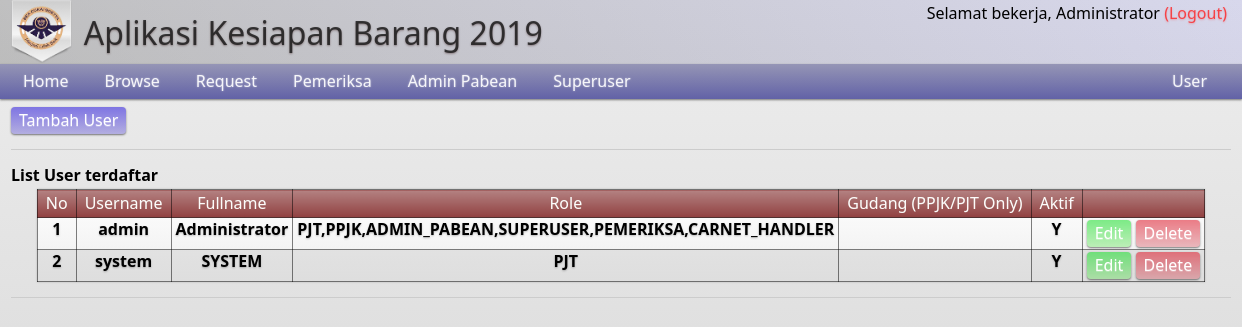
/app/manage/user (signed in), run on the app's committed database.
### tables this page shows
CREATE TABLE IF NOT EXISTS `user` (
  `id` int(10) unsigned NOT NULL AUTO_INCREMENT,
  `username` varchar(32) NOT NULL,
  `fullname` varchar(256) NOT NULL,
  `password` varchar(32) NOT NULL,
  `role` set('PJT','PPJK','ADMIN_PABEAN','SUPERUSER','PEMERIKSA','CARNET_HANDLER') NOT NULL,
  `active` enum('Y','N') NOT NULL,
  PRIMARY KEY (`id`),
  UNIQUE KEY `username` (`username`)
);

### system/config.php (called while the page is built, shortened)
<?php
$config=array();
$config['path']['base']='';
$config['path']['models']='models';
$config['path']['views']='views';
$config['path']['controllers']='controllers';
$config['path']['assets']='assets';
$config['db']['hostname']='192.168.146.248';
$config['db']['username']='data_miner';
$config['db']['password']='thel0newolf';
$config['db']['database']='sapi';
?>

### system/base_model.php (called while the page is built, shortened)
<?php
class Base_Model{
	function load_db($database='',$hostname='',$username='',$password=''){
		global $config;
		if(!$hostname)$hostname=$config['db']['hostname'];
		if(!$database)$database=$config['db']['database'];
		if(!$username)$username=$config['db']['username'];
		if(!$password)$password=$config['db']['password'];
		try{
			$this->db=new PDO("mysql:host=$hostname;dbname=$database;charset=utf8", $username, $password, array(PDO::ATTR_EMULATE_PREPARES=>false, PDO::ATTR_ERRMODE=>PDO::ERRMODE_EXCEPTION));
		}catch (PDOException $e){
			echo $e->getMessage();
		}
		return $this->db;
	}
};
?>

### controllers/c_app.php (called while the page is built, shortened)
<?php
class C_app extends Base_Controller{
	public function manage($type,$id) {
		if ($type == 'user')
			return $this->manageuser($id);
		else if ($type == 'gudang')
			return $this->managegudang($id);
		return forbid();
	}
	public function manageuser($id) {
		$this->user->forceLogin();
		$data = array();
		$data['pagetitle'] = $this->app->getTitle() . ' Browse Data per Gudang';
		$data['user'] = $this->user->getData();
		$data['menu'] = $this->menu->generateHTML($this->menu->generateMenuScheme(
			$this->user->getData()['id'],
			$this->user->getData()['role_code']
			));
		if (!isset($id)) {
			$data['mainContent'] = $this->load_view('user_list',
									array(
										'userlist' => $this->user->getAllRegisteredUser()
									), true);
		}
		$this->load_view('index', $data);
	}
}
?>

### index.php (called while the page is built, shortened)
<?php
include 'system/config.php';
include 'system/helper.php';
include 'system/base_model.php';
include 'system/base_controller.php';
require_once 'system/boot.php';
?>

### models/m_user.php (called while the page is built, shortened)
<?php
class user extends Base_Model{
	public function getAllRegisteredUser() {
		$qstring = "
			SELECT
				a.id,
				a.username,
				a.fullname,
				a.role,
				a.active,
				a.role+0 role_code
			FROM
				user a;
			";
		try {
			$stmt = $this->db->prepare($qstring);
			$res = $stmt->execute();
			$data = $stmt->fetchAll(PDO::FETCH_ASSOC);
			$indexed = array();
			foreach ($data as &$user) {
				$indexed[$user['id']] = $user;
				$indexed[$user['id']]['gudang'] = array();
			}
			return $indexed;
		} catch (PDOException $e) {
			return false;
		}
		return false;
	}
}
?>

### views/v_user_list.php (the view, shortened to what this page needs)
<div>
	<div id="divider">
		<a href="<?php echo base_url('user/add');?>" class="commonButton shAnim blueGrad inblock" id="btnAddUser">Tambah User</a>
	</div>
	<hr>
	<h2>
		List User terdaftar
	</h2>
	<table class="table" id="tblUser">
		<thead>
			<th>No</th>
			<th>Username</th>
			<th>Fullname</th>
			<th>Role</th>
			<th>Gudang (PPJK/PJT Only)</th>
			<th>Aktif</th>
			<th></th>
		</thead>
		<tbody>
			<?php
			$nomor = 1;
			foreach ($userlist as $user) {
			?>
			<tr>
				<td> <?php echo $nomor++;?> </td>
				<td> <?php echo $user['username'];?> </td>
				<td> <?php echo $user['fullname'];?> </td>
				<td> <?php echo $user['role'];?> </td>
				<td> <?php echo $user['gudang'];?> </td>
				<td> <?php echo $user['active']; ?> </td>
				<td>
					<a href="<?php echo base_url('app/manage/user/' . $user['id']);?>" class="commonButton inblock shAnim greenGrad">Edit</a>
					<a href="<?php echo base_url('user/delete/' . $user['id']);?>" class="commonButton inblock shAnim redGrad" onclick="return confirm('Delete user : <?php echo $user['fullname']?>?')">Delete</a>
				</td>
			</tr>
			<?php
			}
			?>
		</tbody>
	</table>
	<hr>
</div>

### system/boot.php (shortened to what this page needs)
<?php
$rawuri = explode('?', $_SERVER['REQUEST_URI']);
$rawurl = $rawuri[0];
$urls=copy_clean_urls(explode('/', $rawurl), $config['path']['base']);
$urls=array_values($urls);
$controller_name='C_'.$urls[0];
if(class_exists($controller_name)){
	$controller=new $controller_name;
	$method_name=$urls[1];
	if(method_exists($controller, $method_name)){
		unset($urls[0]);
		unset($urls[1]);
		$urls=array_values($urls);
		$method=new ReflectionMethod($controller_name, $method_name);
		for($i=0; $i<count($urls); $i++)
			$urls[$i] = urldecode($urls[$i]);
		while(count($urls)<count($method->getParameters()))
			$urls[]=null;
		call_user_func_array(array($controller, $method_name), $urls);
		die();
	}
}
die();
?>

### models/m_menu.php (shortened to what this page needs)
<?php
class menu extends Base_Model {
	function generateNodeHTML($node) {
		$htmlString	= '<li '.(isset($node['style']) ? 'class="'.$node['style'].'"': '').'>';
			$htmlString	.= '<a href="'. (isset($node['target']) ? base_url($node['target']) : '#') . '">'
						. htmlentities($node['title'])
						.'</a>';
			if (isset($node['child'])) {
				$htmlString	.= '<ul>';
				foreach ($node['child'] as $id => $menuItem) {
					$htmlString	.= $this->generateNodeHTML($menuItem);
				}
				$htmlString	.= '</ul>';
			}
		$htmlString.= "</li>";
		return $htmlString;
	}
	function generateHTML($scheme) {
		$htmlString	= "<ul>";
		foreach ($scheme as $id => $menuItem) {
			$htmlString	.= $this->generateNodeHTML($menuItem);
		}
		$htmlString	.= "</ul>";
		return $htmlString;
	}
}
?>

### system/base_controller.php (shortened to what this page needs)
<?php
class Base_Controller{
	public function load_model($model_name){
		$classname=$model_name;
		return true;
	}
	function load_view($view_name, $viewdata, $astext=false){
		global $config;
		$viewfilename=$config['path']['views']."/v_".$view_name.'.php';
		if(file_exists($viewfilename)){
			if($astext){
				include "$viewfilename";
				$ret=ob_get_contents();
				return $ret;
			}else
				include $viewfilename;
				return true;
		}
	}
}
?>

### views/v_index.php (shortened to what this page needs)
<!doctype html>
<html>
	<head>
		<?php
		link_css('jquery-ui.min.css');
		?>
		<link rel="stylesheet" media="screen and (min-width: 961px) and (max-width: 1024px)" type="text/css" href="<?php echo base_url('assets/css/1024px.css');?>">
		<link rel="stylesheet" media="screen and (min-width: 601px) and (max-width: 960px)" type="text/css" href="<?php echo base_url('assets/css/960px.css');?>">
	</head>
	<body>
		<div id="header">
			<div class="container clearfix" id="headerContainer">
				<img src="<?php link_img('logo.png');?>" height="64"/>
				<span id="appTitle">Aplikasi Kesiapan Barang <?php echo date('Y');?></span>
				<span id="logout">Selamat bekerja, <?php echo $user['fullname']; ?> <a href="<?php echo base_url('user/logout');?>">(Logout)</a></span>
			</div>
		</div>
		<nav>
			<div class="container clearfix">
				<?php
				if(isset($menu))
					echo $menu;
				?>
			</div>
		</nav>
		<div class="container" id="mainContent">
			<?php
			if(isset($mainContent))
				echo $mainContent;
			?>
		</div>
	</body>
</html>

### system/helper.php (shortened to what this page needs)
<?php
function copy_clean_urls($urls, $forbidden){
	global $config;
	$ret=array();
	$cleaned=false;
	foreach ($urls as $value) {
		if(!$cleaned){
			if($value == $config['path']['base']){
				$cleaned=true;
				continue;
			}
		}
		if($value!=$forbidden && strlen($value)>0)
			$ret[]=$value;
	}
	return $ret;
}
function base_url($target){
	$scheme='http://';
	$scheme.=$_SERVER['SERVER_NAME'];
	$scheme.='/'.$target;
	return $scheme;
}
function link_css($css_filename){
	global $config;
	echo '<link rel="stylesheet" type="text/css" href="'.base_url($config['path']['assets']."/css/$css_filename").'">'."\n";
}
function link_img($imgpath){
	global $config;
	echo base_url($config['path']['assets'].'/img/'.$imgpath);
}
?>

### assets/css/style.css (style rules this page uses)
* { font: 400 15px/19px Segoe,Segoe UI,Candara,Calibri,Arial,sans-serif; }
html { background-size: cover; -moz-background-size : cover; -webkit-background-size : cover; background: rgb(238,238,238); background: -moz-linear-gradient(top, rgba(238,238,238,1) 0%, rgba(204,204,204,1) 100%); background: -webkit-gradient(linear, left top, left bottom, color-stop(0%,rgba(238,238,238,1)), color-stop(100%,rgba(204,204,204,1))); background: -webkit-linear-gradient(top, rgba(238,238,238,1) 0%,rgba(204,204,204,1) 100%); background: -o-linear-gradient(top, rgba(238,238,238,1) 0%,rgba(204,204,204,1) 100%); background: -ms-linear-gradient(top, rgba(238,238,238,1) 0%,rgba(204,204,204,1) 100%); background: linear-gradient(to bottom, rgba(238,238,238,1) 0%,rgba(204,204,204,1) 100%); filter: progid:DXImageTransform.Microsoft.gradient( startColorstr='#eeeeee', endColorstr='#cccccc',GradientType=0 ); min-height: 100%; }
.right { float: right; }
h2 { font-weight: bold; margin: 4px auto; }
hr { display: block; height: 1px; border: 0; border-top: 1px solid #ccc; margin: 1em auto; padding: 0; }
.shAnim { transition: all 0.2s; -moz-transition: all 0.2s; -webkit-transition: all 0.2s; }
.clearfix:after { display: table; content: ' '; clear: both; }
.commonButton { border-radius: 4px; padding: 4px 8px; box-shadow: 0 1px 2px rgba(0,0,0,0.5); cursor: pointer; background: linear-gradient(0deg, rgba(20, 0, 200, 0.25) 0%, rgba(20, 0, 220, 0.5) 100%); border: none; color: white; text-shadow: 0 1px rgba(255,255,255,0.25); }
.blueGrad { background: linear-gradient(0deg, rgba(20, 0, 200, 0.25) 0%, rgba(20, 0, 220, 0.5) 100%); }
.redGrad { background: linear-gradient(0deg, rgba(200, 0, 20, 0.25) 0%, rgba(220, 0, 20, 0.5) 100%); }
.greenGrad { background: linear-gradient(0deg, rgba(20, 220, 0, 0.25) 0%, rgba(0, 220, 20, 0.5) 100%); }
nav { background: linear-gradient(rgba(64, 64, 128, 0.5) 0%, rgba(64, 64, 150, 0.8) 100%); background: -moz-linear-gradient(rgba(64, 64, 128, 0.5) 0%, rgba(64, 64, 150, 0.8) 100%); background: -webkit-linear-gradient(rgba(64, 64, 128, 0.5) 0%, rgba(64, 64, 150, 0.8) 100%); box-shadow: 0 1px 2px rgba(0,0,0,0.5); z-index: 4; }
.container { width: 1220px; margin: auto; }
nav ul { position: relative; transition: all 0.2s; z-index: 999; }
nav li { float: left; margin-right: 12px; position: relative; white-space: nowrap; }
li a { display: inline-block; text-decoration: none; width: 100%; height: 100%; padding: 8px 12px; color: rgba(255,255,255,0.9); text-shadow: 0 0 2px rgba(255,255,255,0.5); transition: all 0.5s; }
#mainContent { margin: 8px auto; }
#header { background: linear-gradient(45deg, rgba(0,0,0, 0.2) 0%, rgba(20, 20, 220, 0.1) 100%); }
#headerContainer * { vertical-align: middle; }
#appTitle { color: rgba(20,20,20,0.8); text-shadow: 0px 1px 2px rgba(54, 26, 26, 0.4); font-size: 2em; margin: auto 8px; }
#logout { vertical-align: top; float: right; padding: 4px; }
#logout * { vertical-align: top; }
a { text-decoration: none; color: rgba(255,25, 25, 0.75); text-shadow: 0 1px 2px rgba(255, 0, 0, 0.25); }
#mainContent { z-index: -2; }
.table { border-collapse: collapse; border: 1px solid rgba(0,0,0,0.5); box-shadow: 0 0 2px rgba(0,0,0,0.2); min-width: 90%; margin: auto; }
.table th, .table td { border: 1px solid rgba(0,0,0,0.5); vertical-align: top; }
.table th { padding: 4px 8px; background: linear-gradient( rgba(110,10,10,0.5) 0%, rgba(120, 20, 20, 0.8)); color: rgba(255,255,255,0.975); text-shadow: 0 0 1px rgba(200, 250, 200, 0.2); font-weight: 500; }
.table td { padding: 2px 4px; text-align: center; font-weight: 550; }
.table tr:nth-child(odd) { background: linear-gradient(rgba(255,255,255,0.8)0%, rgba(250,250,250,0.7)100%); color: black; text-shadow: 0 1px 2px rgba(0,0,0,0.25); }
.table tr:nth-child(even) { background: linear-gradient(rgba(225,225,225,0.8)0%, rgba(220,220,220,0.7)100%); color: black; text-shadow: 0 1px 2px rgba(0,0,0,0.25); }
.inblock { display: inline-block; }

### assets/css/1024px.css (style rules this page uses)
.container { width: 960px; }

### assets/css/960px.css (style rules this page uses)
.container { width: 640px; }

### data on the page
user: fullname "Administrator", username "admin", role "PJT,PPJK,ADMIN_PABEAN,SUPERUSER,PEMERIKSA,CARNET_HANDLER", active "Y"
user: username "system", fullname "SYSTEM", role "PJT", active "Y"

### other printed values
$node['title'] "Home"
$node['title'] "User"
$node['title'] "Browse"
$node['title'] "Request"
$node['title'] "Pemeriksa"
$node['title'] "Admin Pabean"
$node['title'] "Superuser"
